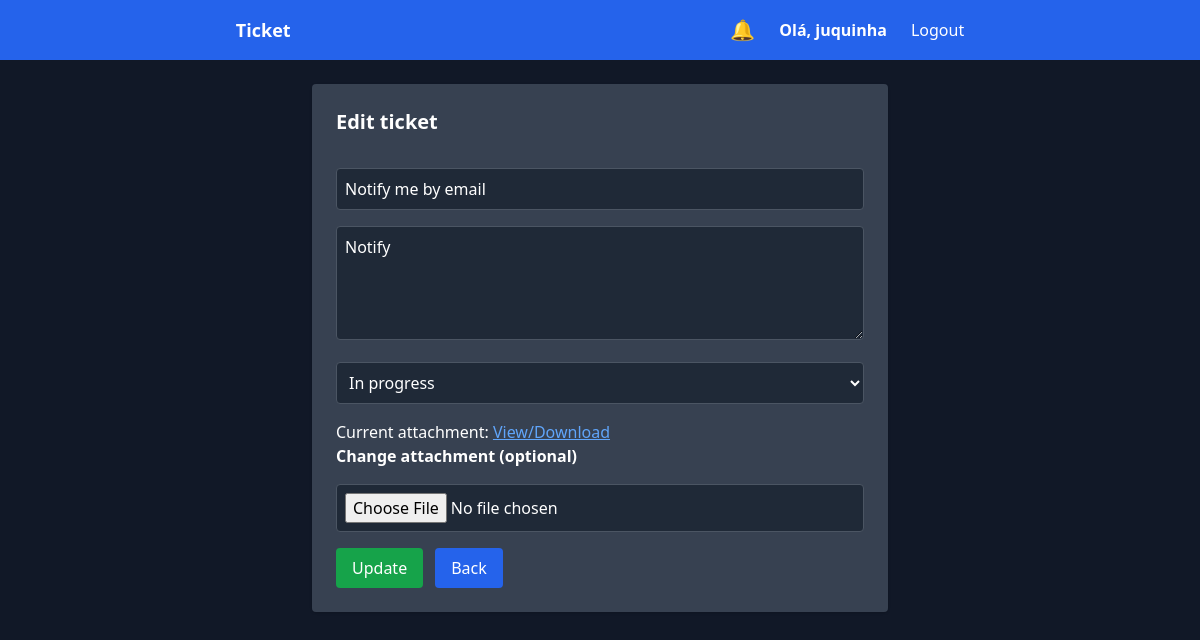
The app's page /chamados/editar/38/ (signed in) with its own data.
### chamados/models.py (models this page shows, shortened)
class Chamado(models.Model):
    STATUS_CHOICES = (
        ('aberto', 'Open'),
        ('andamento', 'In progress'),
        ('fechado', 'Closed'),
    )
    titulo = models.CharField(max_length=100)
    descricao = models.TextField()
    status = models.CharField(
        max_length=20,
        choices=STATUS_CHOICES,
        default='aberto'
    )
    criado_por = models.ForeignKey(
        User,
        on_delete=models.CASCADE,
        related_name='chamados'
    )
    criado_em = models.DateTimeField(auto_now_add=True)
    anexo = models.FileField(
        upload_to='chamados_anexos/',
        null=True,
        blank=True
    )

### chamados/views.py (the view, shortened to what this page needs)
# urls.py: path('editar/<int:id>/', views.editar_chamado, name='editar_chamado'),  # /chamados/editar/<id>/
@login_required
def editar_chamado(request, id):
    chamado = get_object_or_404(
        Chamado,
        id=id,
        **({} if request.user.is_staff else {'criado_por': request.user})
    )
    if chamado.status == 'fechado':
        messages.error(request, 'Closed tickets cannot be edited.')
        return redirect('lista_chamados')
    return render(request, 'chamados/editar.html', {'chamado': chamado})

### chamados/context_processors.py (called while the page is built)
def notificacoes_nao_lidas(request):
    if request.user.is_authenticated:
        return {
            'notificacoes_nao_lidas': request.user.notificacoes.filter(lida=False),
            'total_notificacoes': request.user.notificacoes.filter(lida=False).count()
        }
    return {}

def notificacoes_usuario(request):
    if request.user.is_authenticated:
        notificacoes = request.user.notificacoes.order_by('-criada_em')[:5]
        nao_lidas = request.user.notificacoes.filter(lida=False).count()
    else:
        notificacoes = []
        nao_lidas = 0
    return {
        'notificacoes': notificacoes,
        'notificacoes_nao_lidas': nao_lidas
    }

### chamados/templates/chamados/editar.html (shortened to what this page needs)
{% extends 'base.html' %}
{% block content %}
{% if request.user.is_staff or chamado.criado_por == request.user and chamado.status != 'fechado' %}
<div class="max-w-xl mx-auto bg-gray-700 p-6 rounded shadow">
  <h2 class="text-xl font-bold mb-4 text-white">Edit ticket</h2>
  <form method="post" class="space-y-4" enctype="multipart/form-data">
    <input
      type="text"
      name="titulo"
      value="{{ chamado.titulo }}"
      class="w-full border border-gray-600 p-2 rounded bg-gray-800 text-white"
      required
    >
    <textarea
      name="descricao"
      class="w-full border border-gray-600 p-2 rounded bg-gray-800 text-white"
      rows="4"
      required
    >{{ chamado.descricao }}</textarea>
    <select
      name="status"
      class="w-full border border-gray-600 p-2 rounded bg-gray-800 text-white"
    >
      <option value="andamento" {% if chamado.status == 'andamento' %}selected{% endif %}>
        In progress
      </option>
    </select>
    {% if chamado.anexo %}
      <p class="text-white">
        Current attachment:
        <a href="{{ chamado.anexo.url }}" target="_blank" class="underline text-blue-400">
          View/Download
        </a>
      </p>
    {% endif %}
    <label for="anexo" class="text-white font-semibold">Change attachment (optional)</label>
    <input
      type="file"
      name="anexo"
      id="anexo"
      class="w-full border border-gray-600 p-2 rounded bg-gray-800 text-white"
    />
    <div class="flex gap-3">
      <button
        type="submit"
        class="bg-green-600 text-white px-4 py-2 rounded hover:bg-green-700"
      >
        Update
      </button>
<a href="{% url 'lista_chamados' %}" class="bg-blue-600 text-white px-4 py-2 rounded hover:bg-blue-700 inline-flex items-center">
  Back
</a>
    </div>
  </form>
</div>
{% else %}
<div class="max-w-xl mx-auto bg-red-900 border border-red-600
            text-red-200 px-6 py-5 rounded-lg text-center font-semibold">
   You do not have permission to edit this ticket.
</div>
{% endif %}
{% endblock %}

### chamados/templates/base.html (shortened to what this page needs)
{% load static %}
<!DOCTYPE html>
<html lang="pt-BR" class="dark">
<head>
  <script src="https://cdn.tailwindcss.com"></script>
</head>
<body class="bg-gray-900 min-h-screen flex flex-col">
<nav class="bg-blue-600 dark:bg-blue-900 text-white px-4 py-4 flex items-center justify-around">
  <h1 class="font-bold text-lg">
    <a href="/">Ticket</a>
  </h1>
  <div class="hidden md:flex items-center gap-6">
    <div class="relative">
      <button id="notifBtn" class="relative text-xl focus:outline-none">
        🔔
      </button>
    </div>
    <div class="relative group">
      <span class="cursor-pointer font-semibold">
        Olá, {{ request.user.username }}
      </span>
    </div>
    <form method="post" action="{% url 'logout' %}">
      <button class="hover:underline">Logout</button>
    </form>
  </div>
</nav>
<main class="p-4 md:p-6 flex-1">
  {% block content %}{% endblock %}
</main>
</body>
</html>

### records on screen
Chamado: titulo "Notify me by email", descricao "Notify", status "In progress"

### other values on screen
{{ request.user.username }} "juquinha"
